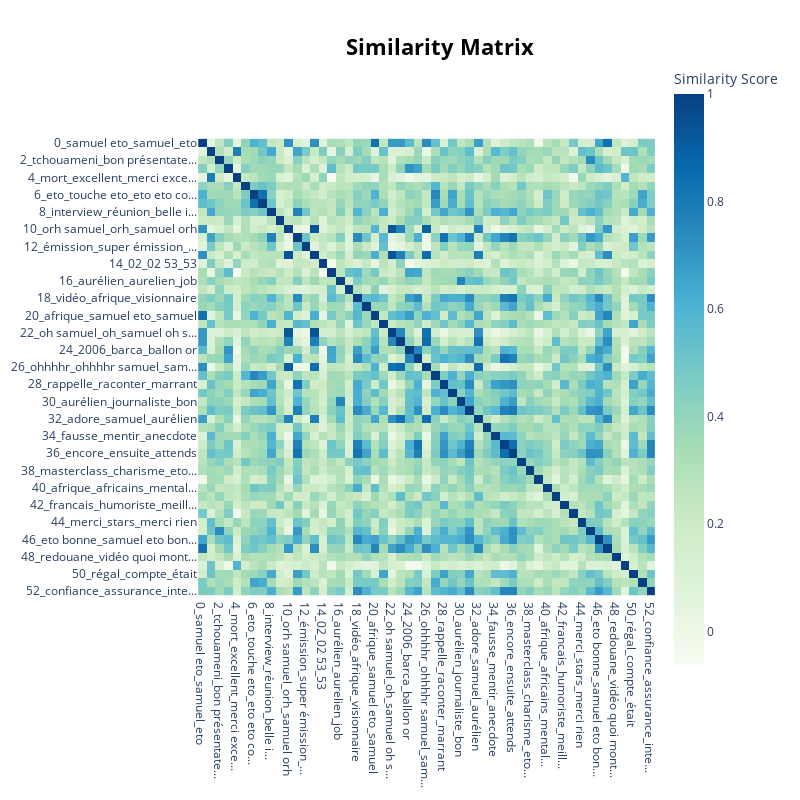

Notebook code cell kept with this figure:
### Code cell
topic_model.visualize_heatmap()

### Figure 1 — Plotly figure (JSON) as saved in the notebook; plotly's stock layout.template omitted (floating-point values rounded to 4 significant figures; data arrays with more than 128 entries replaced by an {"elided": "..."} marker saying what was removed)
{"data": [{"coloraxis": "coloraxis", "hovertemplate": "x: %{x}<br>y: %{y}<br>Similarity Score: %{z}<extra></extra>", "name": "0", "type": "heatmap", "x": ["0_samuel eto_samuel_eto", "1_travail_redouane_up", "2_tchouameni_bon présentate...", "3_inter_jamais_mi", "4_mort_excellent_merci exce...", "5_mytho_samuel mytho_prédat...", "6_eto_touche eto_eto eto co...", "7_eto eto_eto_eto eto eto", "8_interview_réunion_belle i...", "9_combattant_cédric_meilleu...", "10_orh samuel_orh_samuel orh", "11_sujets_parler_écouter", "12_émission_super émission_...", "13_samuel_samuel ohh samuel...", "14_02_02 53_53", "15_cameroun_coupe_coupe monde", "16_aurélien_aurelien_job", "17_camerounais_cameroun_fière", "18_vidéo_afrique_visionnaire", "19_mike_mike maignan_maignan", "20_afrique_samuel eto_samuel", "21_vidéo_ai_excellent", "22_oh samuel_oh_samuel oh s...", "23_02_samuel 02_00", "24_2006_barca_ballon or", "25_joueur_ça_après", "26_ohhhhr_ohhhhr samuel_sam...", "27_fou_eto fou_sport", "28_rappelle_raconter_marrant", "29_légende eto_légende_la l...", "30_aurélien_journaliste_bon", "31_admirable_blanc_vu", "32_adore_samuel_aurélien", "33_parle_écouter eto sait_p...", "34_fausse_mentir_anecdote", "35_baki_moins_terrain", "36_encore_ensuite_attends", "37_ngambé_doumbé_mieux orteil", "38_masterclass_charisme_eto...", "39_the bridge_bridge_the", "40_afrique_africains_mental...", "41_samuellll_ohhhh_orrrrrrr...", "42_francais_humoriste_meill...", "43_erreurs_font erreurs_mei...", "44_merci_stars_merci rien", "45_taff_tchouameni_après", "46_eto bonne_samuel eto bon...", "47_samuel etoo_etoo_merci s...", "48_redouane_vidéo quoi mont...", "49_تشاد__", "50_régal_compte_était", "51_papa eto_we love_we", "52_confiance_assurance_inte..."], "xaxis": "x", "y": ["0_samuel eto_samuel_eto", "1_travail_redouane_up", "2_tchouameni_bon présentate...", "3_inter_jamais_mi", "4_mort_excellent_merci exce...", "5_mytho_samuel mytho_prédat...", "6_eto_touche eto_eto eto co...", "7_eto eto_eto_eto eto eto", "8_interview_réunion_belle i...", "9_combattant_cédric_meilleu...", "10_orh samuel_orh_samuel orh", "11_sujets_parler_écouter", "12_émission_super émission_...", "13_samuel_samuel ohh samuel...", "14_02_02 53_53", "15_cameroun_coupe_coupe monde", "16_aurélien_aurelien_job", "17_camerounais_cameroun_fière", "18_vidéo_afrique_visionnaire", "19_mike_mike maignan_maignan", "20_afrique_samuel eto_samuel", "21_vidéo_ai_excellent", "22_oh samuel_oh_samuel oh s...", "23_02_samuel 02_00", "24_2006_barca_ballon or", "25_joueur_ça_après", "26_ohhhhr_ohhhhr samuel_sam...", "27_fou_eto fou_sport", "28_rappelle_raconter_marrant", "29_légende eto_légende_la l...", "30_aurélien_journaliste_bon", "31_admirable_blanc_vu", "32_adore_samuel_aurélien", "33_parle_écouter eto sait_p...", "34_fausse_mentir_anecdote", "35_baki_moins_terrain", "36_encore_ensuite_attends", "37_ngambé_doumbé_mieux orteil", "38_masterclass_charisme_eto...", "39_the bridge_bridge_the", "40_afrique_africains_mental...", "41_samuellll_ohhhh_orrrrrrr...", "42_francais_humoriste_meill...", "43_erreurs_font erreurs_mei...", "44_merci_stars_merci rien", "45_taff_tchouameni_après", "46_eto bonne_samuel eto bon...", "47_samuel etoo_etoo_merci s...", "48_redouane_vidéo quoi mont...", "49_تشاد__", "50_régal_compte_était", "51_papa eto_we love_we", "52_confiance_assurance_inte..."], "yaxis": "y", "z": {"elided": "53x53 float values"}}], "layout": {"coloraxis": {"colorbar": {"title": {"text": "Similarity Score"}}, "colorscale": [[0, "rgb(247,252,240)"], [0.125, "rgb(224,243,219)"], [0.25, "rgb(204,235,197)"], [0.375, "rgb(168,221,181)"], [0.5, "rgb(123,204,196)"], [0.625, "rgb(78,179,211)"], [0.75, "rgb(43,140,190)"], [0.875, "rgb(8,104,172)"], [1, "rgb(8,64,129)"]]}, "height": 800, "hoverlabel": {"bgcolor": "white", "font": {"family": "Rockwell", "size": 16}}, "legend": {"title": {"text": "Trend"}}, "margin": {"t": 60}, "showlegend": true, "title": {"font": {"color": "Black", "size": 22}, "text": "<b>Similarity Matrix</b>", "x": 0.55, "xanchor": "center", "y": 0.95, "yanchor": "top"}, "width": 800, "xaxis": {"anchor": "y", "constrain": "domain", "domain": [0, 1], "scaleanchor": "y"}, "yaxis": {"anchor": "x", "autorange": "reversed", "constrain": "domain", "domain": [0, 1]}}}
